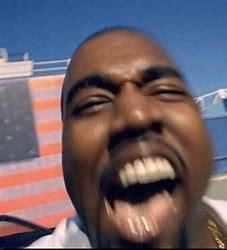
#> input picture OIP.jpg, 227 x 250 px
$ jupyter execute 'image to pencil sketch .ipynb'
#> lines starting #> are read from the running program, lines starting #| are printed output that depends on the picture
# Image to Pencil Sketch with Python 📸

[cell 1]
#installing opencv
#!pip install opencv-python

[cell 2]
#importing cv2
import cv2

[cell 3]
# Read the image in RGB format
img = cv2.imread('OIP.jpg')
#> img is the input picture: shape (250, 227, 3); mean B, G, R 104.3, 96.2, 109.2

[cell 4]
# Convert the image to grayscale
gray_img = cv2.cvtColor(img, cv2.COLOR_RGB2GRAY)
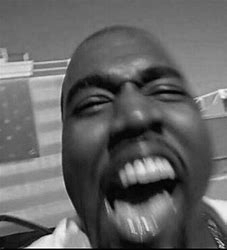
#> gray_img: shape (250, 227); min 0, max 252, mean 100.1

[cell 5]
# Invert the grayscale image
inverted_gray_img = 255 - gray_img
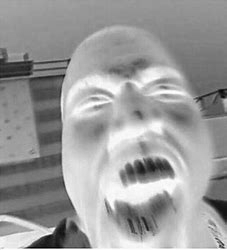
#> inverted_gray_img: shape (250, 227); min 3, max 255, mean 154.9

[cell 6]
# Apply Gaussian blur to the inverted grayscale image
blurred_img = cv2.GaussianBlur(inverted_gray_img, (21, 21), 0)
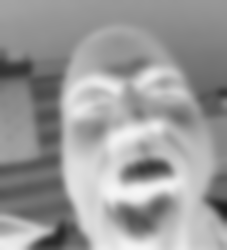
#> blurred_img: shape (250, 227); min 27, max 246, mean 154.8

[cell 7]
# Divide the grayscale image by the blurred image to create the pencil sketch
pencil_sketch_img = cv2.divide(gray_img, blurred_img, scale=256)
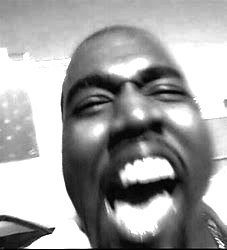
#> pencil_sketch_img: shape (250, 227); min 0, max 255, mean 161.6
